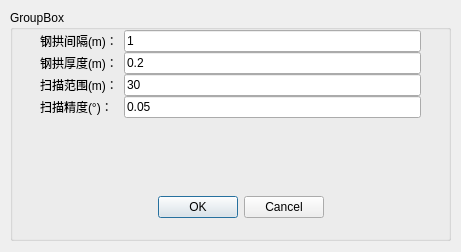
<?xml version="1.0" encoding="UTF-8"?>
<ui version="4.0">
 <class>ParamDialog</class>
 <widget class="QDialog" name="ParamDialog">
  <property name="geometry">
   <rect>
    <x>0</x>
    <y>0</y>
    <width>461</width>
    <height>252</height>
   </rect>
  </property>
  <property name="sizePolicy">
   <sizepolicy hsizetype="Fixed" vsizetype="Fixed">
    <horstretch>0</horstretch>
    <verstretch>0</verstretch>
   </sizepolicy>
  </property>
  <property name="windowTitle">
   <string>Dialog</string>
  </property>
  <widget class="QGroupBox" name="groupBox">
   <property name="geometry">
    <rect>
     <x>10</x>
     <y>10</y>
     <width>441</width>
     <height>231</height>
    </rect>
   </property>
   <property name="title">
    <string>GroupBox</string>
   </property>
   <widget class="QWidget" name="formLayoutWidget">
    <property name="geometry">
     <rect>
      <x>30</x>
      <y>20</y>
      <width>381</width>
      <height>141</height>
     </rect>
    </property>
    <layout class="QFormLayout" name="formLayout">
     <property name="labelAlignment">
      <set>Qt::AlignLeading|Qt::AlignLeft|Qt::AlignVCenter</set>
     </property>
     <property name="horizontalSpacing">
      <number>6</number>
     </property>
     <property name="verticalSpacing">
      <number>0</number>
     </property>
     <property name="bottomMargin">
      <number>4</number>
     </property>
     <item row="0" column="0">
      <widget class="QLabel" name="label">
       <property name="text">
        <string>钢拱间隔(m)：</string>
       </property>
      </widget>
     </item>
     <item row="0" column="1">
      <widget class="QLineEdit" name="lineEditParam1">
       <property name="text">
        <string>1</string>
       </property>
      </widget>
     </item>
     <item row="1" column="0">
      <widget class="QLabel" name="label_2">
       <property name="text">
        <string>钢拱厚度(m)：</string>
       </property>
      </widget>
     </item>
     <item row="1" column="1">
      <widget class="QLineEdit" name="lineEditParam2">
       <property name="text">
        <string>0.2</string>
       </property>
      </widget>
     </item>
     <item row="2" column="1">
      <widget class="QLineEdit" name="lineEditParam3">
       <property name="text">
        <string>30</string>
       </property>
      </widget>
     </item>
     <item row="3" column="0">
      <widget class="QLabel" name="label_4">
       <property name="text">
        <string>扫描精度(°)：</string>
       </property>
      </widget>
     </item>
     <item row="3" column="1">
      <widget class="QLineEdit" name="lineEditParam4">
       <property name="text">
        <string>0.05</string>
       </property>
      </widget>
     </item>
     <item row="2" column="0">
      <widget class="QLabel" name="label_3">
       <property name="text">
        <string>扫描范围(m)：</string>
       </property>
      </widget>
     </item>
    </layout>
   </widget>
   <widget class="QDialogButtonBox" name="buttonBox">
    <property name="geometry">
     <rect>
      <x>140</x>
      <y>180</y>
      <width>174</width>
      <height>34</height>
     </rect>
    </property>
    <property name="standardButtons">
     <set>QDialogButtonBox::Cancel|QDialogButtonBox::Ok</set>
    </property>
   </widget>
  </widget>
 </widget>
 <resources/>
 <connections/>
</ui>
